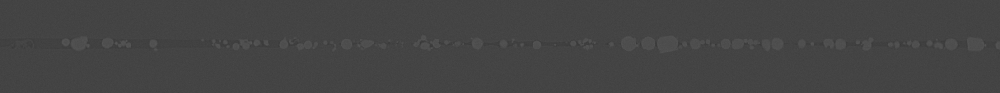
#> input picture uCT_analysis/test.tif, 1000 x 93 px, shrunk from 2214 x 205 before the run
$ jupyter execute --allow-errors cv2_test.ipynb
#> lines starting #> are read from the running program, lines starting #| are printed output that depends on the picture
[cell 1]
from skimage import io
import cv2 as cv
import matplotlib.pyplot as plt
import pyclesperanto as cle

[cell 2]
img = io.imread("test.tif")
#> img is the input picture: shape (93, 1000) uint16; min 14500, max 22188, mean 17559.3
plt.figure(figsize=(30,5))
plt.imshow(img, cmap='gray')
plt.figure()
plt.hist(img.ravel(), bins=256, fc='k', ec='k')
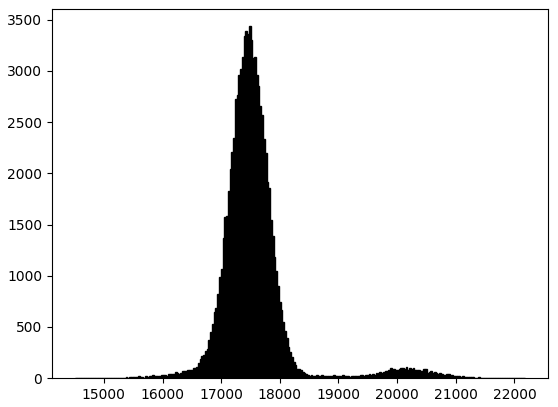
#> figure drawn by matplotlib, 1 panel; tallest bar 3437 high, from x = 17473.1 to 17503.1

[cell 3]
clahe = cv.createCLAHE(clipLimit=2.0, tileGridSize=(8,8))
cl1 = clahe.apply(img)
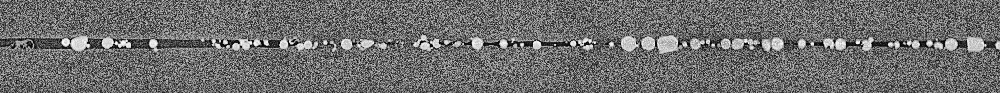
#> cl1: shape (93, 1000) uint16; min 2861, max 57430, mean 26390.8; drawn with min black and max white
plt.figure(figsize=(30,5))
plt.imshow(cl1, cmap='gray')
plt.figure()
plt.hist(cl1.ravel(), bins=256, fc='k', ec='k')
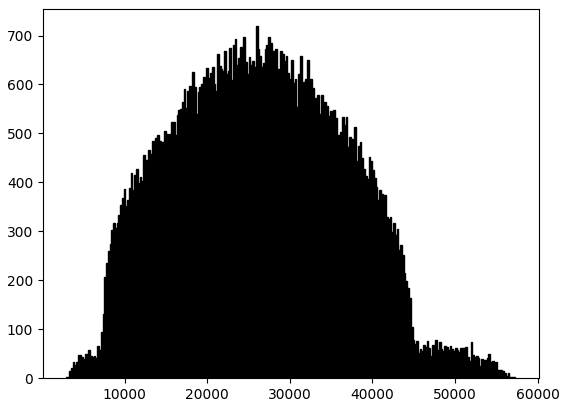
#> figure drawn by matplotlib, 1 panel; tallest bar 719 high, from x = 25882.3 to 26095.5

#> (a cell that did not finish here is left out)

[cell 5]
cle.np.ma.masked_array()
#> (this line was passed over: pyclesperanto is not available in this run)
